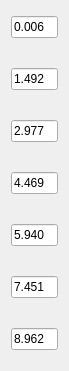
   <widget class="QWidget" name="layoutWidget">
    <property name="geometry">
     <rect>
      <x>26</x>
      <y>40</y>
      <width>69</width>
      <height>371</height>
     </rect>
    </property>
    <layout class="QVBoxLayout" name="verticalLayout_2">
     <property name="spacing">
      <number>25</number>
     </property>
     <item>
      <widget class="QLineEdit" name="lineEdit">
       <property name="autoFillBackground">
        <bool>false</bool>
       </property>
       <property name="text">
        <string>0.006</string>
       </property>
       <property name="frame">
        <bool>true</bool>
       </property>
      </widget>
     </item>
     <item>
      <widget class="QLineEdit" name="lineEdit_2">
       <property name="text">
        <string>1.492</string>
       </property>
      </widget>
     </item>
     <item>
      <widget class="QLineEdit" name="lineEdit_3">
       <property name="text">
        <string>2.977</string>
       </property>
      </widget>
     </item>
     <item>
      <widget class="QLineEdit" name="lineEdit_4">
       <property name="text">
        <string>4.469</string>
       </property>
      </widget>
     </item>
     <item>
      <widget class="QLineEdit" name="lineEdit_5">
       <property name="text">
        <string>5.940</string>
       </property>
      </widget>
     </item>
     <item>
      <widget class="QLineEdit" name="lineEdit_6">
       <property name="text">
        <string>7.451</string>
       </property>
      </widget>
     </item>
     <item>
      <widget class="QLineEdit" name="lineEdit_7">
       <property name="text">
        <string>8.962</string>
       </property>
      </widget>
     </item>
    </layout>
   </widget>
